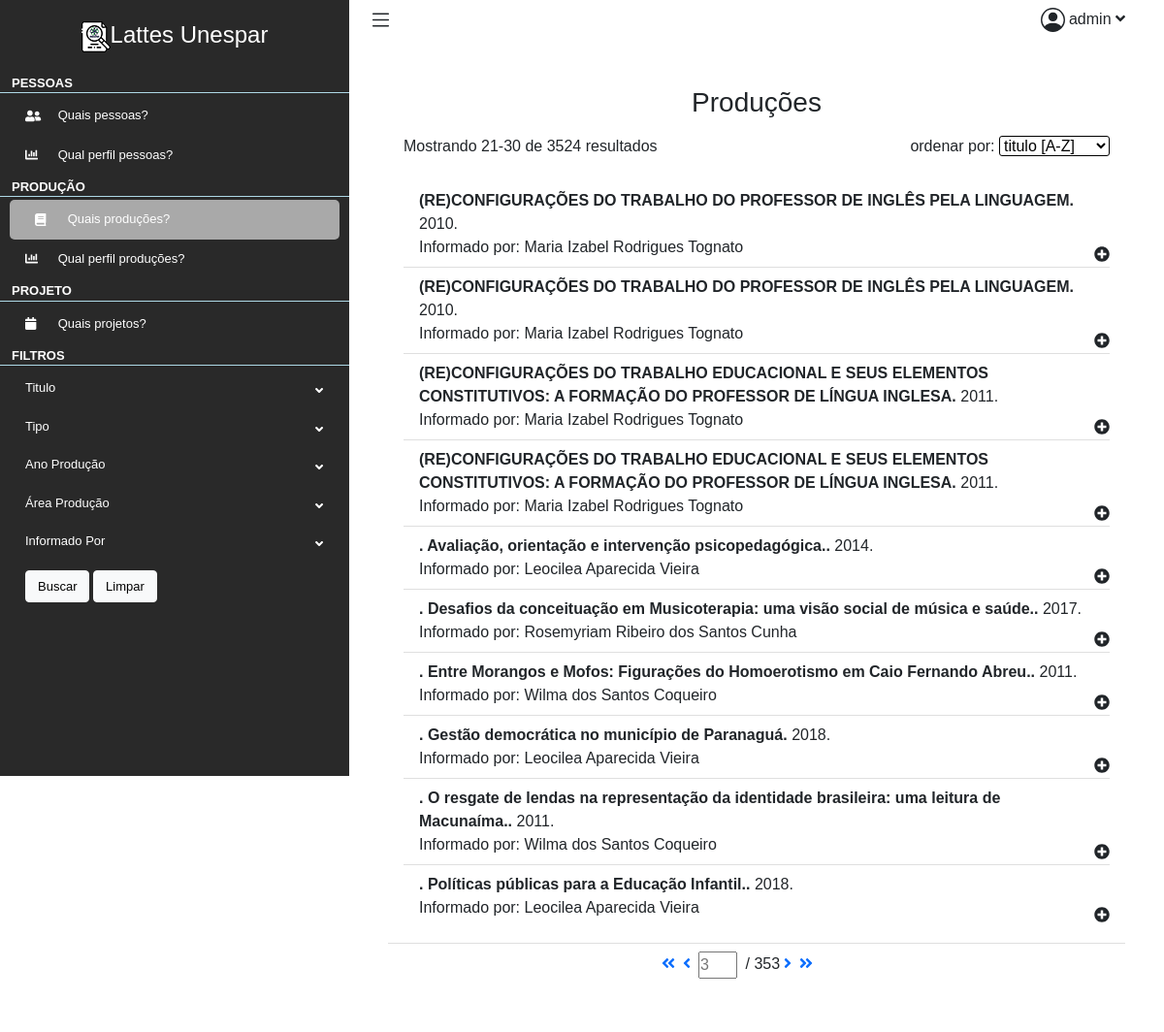
/lattes/producoes?page=3& (signed in), run on the app's committed database.
### lattes/models.py (models this page shows, shortened)
class Producao(models.Model):
    ano = models.IntegerField()
    informado_por = models.CharField(max_length=255)
    tipo = models.CharField(max_length=255)
    tipo_agrupador = models.CharField(max_length=255)
    titulo = models.CharField(max_length=255)

### lattes/views.py (the view)
# urls.py: path("producoes", views.producoes, name="producoes"),
@login_required
def producoes(request):
    context = {}
    regex = re.compile('(-?[A-Za-z]*)')
    unicode = re.compile('[A-Za-z_Á-û]*')
    ordenar = regex.match(str(request.GET.get('ordenar'))).group()
    area = request.GET.get('area')
    grande_area = request.GET.get('grandeArea')
    if ordenar == 'None':
        ordenar = 'titulo'
    producoes = Producao.objects.all()
    if valid_param(grande_area):
        producoes = producoes.filter(areas_conhecimento__grande_area=grande_area)
    elif valid_param(area):
        producoes = producoes.filter(areas_conhecimento__area=area)
    producoes_filtrada = ProducaoFilter(
        request.GET,
        queryset=producoes.order_by(ordenar)
    )
    paginator = Paginator(producoes_filtrada.qs, 10)
    page_number = request.GET.get('page')
    producoes_page = paginator.get_page(page_number)
    areas = AreaConhecimento.objects.all().values('grande_area', 'area').annotate(total=Count('id'))
    context["areas"] = areas
    context["grande_areas"] = grande_areas(areas)
    context["producoes"] = zip(producoes_page ,[producao.palavrasChave.all() for producao in producoes_page.object_list], [producao.areas_conhecimento.all() for producao in producoes_page.object_list], [producao.setores_atividade.all() for producao in producoes_page.object_list])
    context["Producao_page"] = producoes_page
    context["producoes_filtradas"] = producoes_filtrada
    return render(request, "lattes/producoes/producoes.html", context)

### lattes/templatetags/lattes_extras.py (called while the page is built)
@register.simple_tag
def my_url(value, field_name, urlencode=None):
    url = '?{}={}'.format(field_name, value)
    if urlencode:
        querystring = urlencode.split('&')
        f_querystring = filter(lambda p: p.split('=')[0]!=field_name, querystring)
        e_querystring = '&'.join(f_querystring)
        url='{}&{}'.format(url, e_querystring)
    return url

@register.filter
def replace(value, arg):
    if len(arg.split('|')) != 2:
        return value
    what, to = arg.split('|')
    return value.replace(what, to)

### lattes/views.py (called while the page is built)
def grande_areas(list):
    result = []
    for dictionary in list:
        grande_area = dictionary['grande_area']
        area = dictionary['area']
        total = dictionary['total']
        if not grande_area in [dictionary['grande_area'] for dictionary in result]:
            result.append({'grande_area':grande_area, 'total':total})
        else:
            for dictionary in result:
                if dictionary['grande_area'] == grande_area:
                    index = result.index(dictionary)
                    result.__setitem__(index, {'grande_area':grande_area, 'total':total + result.__getitem__(index)['total']})
    return result

def valid_param(param):
    return param != '' and param != None and param != 'None'

### lattes/templates/lattes/producoes/producoes.html (shortened to what this page needs)
{% extends 'lattes/layout.html' %}
{% load lattes_extras %}
{% load static %}
{% block main %}
<div class="container-fluid p-0">
    <div class="row">
        <div class="col-12">
            <div class="card">
                <div class="card-header">
                    <h1 class="h3 mb-3" style="text-align: center;">Produções</h1>
                    <div id="info">
                        <div>Mostrando {{ Producao_page.start_index }}-{{ Producao_page.end_index }} de {{ Producao_page.paginator.count }} resultados</div>
                        <div>ordenar por:
                            <select id="ordenar" form="filtro" name="ordenar">
                                <option value="titulo">titulo [A-Z]</option>
                            </select>
                        </div>
                    </div>
                </div>
                <div class="card-body">
                    <ul class="list-group list-group-flush">
                        {% for producao, palavras_chave, areas_conhecimento, setores_atividade in producoes%}
                        <li class="list-group-item">
                            <b>{{ producao.titulo}}.</b> {{ producao.ano }}.<br>
                            Informado por: {{ producao.informado_por }} <br>
                            <div class="drop-bnt"><i class="fa fa-plus-circle"></i></div>
                        </li>
                        {% endfor %}
                    </ul>
                </div>
                <div class="card-footer">
                    <div class="paginator">
                        {% if Producao_page.has_previous %}
                        <a href="{% my_url 1 'page' request.GET.urlencode %}"><i class="fas fa-angle-double-left"></i></a>
                        <a href="{% my_url Producao_page.previous_page_number 'page' request.GET.urlencode %}"><i
                                class="fas fa-angle-left"></i></a>
                        {% endif %}
                        <form method="GET">
                            <input type="number" name="page" placeholder="{{Producao_page.number}}"> /
                            {{Producao_page.paginator.num_pages}}
                        </form>
                        {% if Producao_page.has_next %}
                        <a href="{% my_url Producao_page.next_page_number 'page' request.GET.urlencode %}"><i
                                class="fas fa-angle-right"></i></a>
                        <a href="{% my_url Producao_page.paginator.num_pages 'page' request.GET.urlencode %}"><i
                                class="fas fa-angle-double-right"></i></a>
                        {% endif %}
                    </div>
                </div>
            </div>
        </div>
    </div>
</div>
{% endblock %}
{% block filtro %}
<form method="GET" id="filtro">
    <li>
        <div class="drop-bnt">
            Titulo <i class="fas fa-angle-down"></i>
        </div>
    </li>
    <li>
        <div class="drop-bnt">
            Tipo <i class="fa fa-angle-down"></i>
        </div>
    </li>
    <li>
        <div class="drop-bnt">
            Ano Produção <i class="fas fa-angle-down"></i>
        </div>
    </li>
    <li id="filtro-area">
        <div class="drop-bnt">
        Área Produção <i class="fas fa-angle-down"></i>
        </div>
    </li>
    <li>
        <div class="drop-bnt">
            Informado Por <i class="fas fa-angle-down"></i>
        </div>
    </li>
    <div class="submit">
        <input type="submit" value="Buscar" class="btn btn-light" id="btn-submit">
        <button type="button" class="btn btn-light" onclick="Limpar()" id="btn-limpar">Limpar</button>
    </div>
</form>
{% endblock %}

### lattes/templates/lattes/layout.html (shortened to what this page needs)
{% load static %}
<!DOCTYPE html>
<html lang="pt-br">
<head>
    <link rel="stylesheet" href="{% static 'css/estilo.css' %}">
    <link href="https://cdn.jsdelivr.net/npm/bootstrap@5.0.0-beta3/dist/css/bootstrap.min.css" rel="stylesheet">
</head>
<body>
    <div class="content">
        <aside class="sidebar">
            <a href="#" class="sidebar-logo"><img src="{% static 'imagens/sidebar-logo-lattesunespar.png' %}" alt="logo lattes unespar">Lattes Unespar</a>
            <nav class="links">
                <ul>
                    <li>
                        <div class="link-title">Pessoas</div>
                        <ul>
                            <li>
                                <a href="{% url 'lattes:pessoas' %}">
                                    <i class="fas fa-user-friends"></i>
                                    Quais pessoas?
                                </a>
                            </li>
                            <li>
                                <a href="{% url 'lattes:perfilPessoas' %}">
                                    <i class="fas fa-chart-bar"></i>
                                    Qual perfil pessoas?
                                </a>
                            </li>
                        </ul>
                    </li>
                    <li>
                        <div class="link-title">Produção</div>
                        <ul>
                            <li>
                                <a href="{% url 'lattes:producoes' %}">
                                    <i class="fas fa-book"></i>
                                    Quais produções?
                                </a>
                            </li>
                            <li>
                                <a href="{% url 'lattes:perfilProducao' %}">
                                    <i class="fas fa-chart-bar"></i>
                                    Qual perfil produções?
                                </a>
                            </li>
                        </ul>
                    </li>
                    <li>
                        <div class="link-title">Projeto</div>
                        <ul>
                            <li>
                                <a href="{% url 'lattes:projetos' %}">
                                    <i class="fas fa-calendar"></i>
                                    Quais projetos?
                                </a>
                            </li>
                        </ul>
                    </li>
                    <li>
                        <div class="link-title">Filtros</div>
                        <ul id="filtros">
                            {% block filtro %}
                            {% endblock %}
                        </ul>
                    </li>
                </ul>
            </nav>
        </aside>
        <div class="main">
            <nav class="navbar navbar-expand navbar-light navbar-bg">
                <div class="drop-btn-sidebar">
                </div>
                <div class="drop-bnt" id="user-icon">
                    {{request.user.username}}
                    <i class="fas fa-angle-down"></i>
                </div>
            </nav>
            <main>
                {% block main %}
                {% endblock %}
            </main>
        </div>
</body>
</html>

### lattes/static/css/estilo.css (style rules this page uses)
* { padding: 0; margin: 0; font-family: sans-serif, Poppins,Helvetica Neue,Arial; }
:root { --primary-dark: #292929; --primary: #363636; --secundary-dark: #487b94; --secundary: #98bbd6; --white: #d3dedc; }
body { font-size: .825rem; font-weight: 400; line-height: 1.625; }
#info { display: flex; justify-content: space-between; }
main { flex: 1; width: 100%; padding: 2.5rem 2.5rem 1.5rem; }
#user-icon { position: absolute; right: 40px; cursor: pointer; }
#user-icon .fa-angle-down { position: static; }
.main { display: flex; flex-direction: column; background-color: #fff; margin-left: 360px; width: 100%; min-height: 100vh; }
.navbar { width: 100%; position: relative; padding: .875rem 1.25rem; background-color: #fff; }
.main .card { border: 0 solid transparent; margin-bottom: 20px; }
.main .card-header { background-color: #fff; border-bottom: 0 solid transparent; }
.main .card-footer { border-bottom: 0 solid transparent; margin-bottom: 20px; background-color: #fff; }
.paginator { width: 28%; margin: 0 auto 0; display: flex; }
.paginator input,.paginator i { margin: 0 4px 0; width: 40px; vertical-align: middle; }
.content { display: flex; flex-direction: row; height: 100%; }
.links ul { list-style: none; padding: 0; }
.sidebar a ,.sidebar a:hover { text-decoration: none; color: white; }
.links i { display: inline-block; vertical-align: middle; margin-right: 10px; width: 20px; }
.links li, #filtros { direction: inherit; box-sizing: border-box!important; position: relative; display: block; height: 100%; width: auto; max-width: 100%; max-height: 100%; font-size: 13px; font-weight: 400; }
.links .link-title { min-height: 20px; text-transform: uppercase; font-size: 13px; font-weight: 700; padding: 0 5px 0 12px; margin: 0; margin-top:3px; margin-bottom: 3px; border-bottom: 1px solid lightblue; }
.sidebar { position: fixed; background-color: var(--primary-dark); color: white; width: 360px; height: 100vh; overflow: auto; }
.sidebar-logo { font-weight: 500; font-size: 1.5rem; padding: 1.15rem 1.5rem; display: block; text-align: center; color: #fff; }
.sidebar-logo img { vertical-align: middle; }
.drop-bnt .fa-angle-down { position: absolute; right: 1.7rem; top: 1rem; }
.submit input, .submit button { font-size: 13px; }
.drop-btn-sidebar { cursor: pointer; }
.links a,#filtros .drop-bnt { display: block; padding: .625rem 1.625rem; cursor: pointer; }
#filtros .submit,#filtros .wrapper.wrapper.show { margin: .625rem 1.625rem; }
#filtro #btn-submit { position: inherit; transform: translateX(0); }
#ordenar { border: 1px solid black; border-radius: 3px; background-color: white; }
.list-group-item { position: relative; }
.list-group-item .drop-bnt { position: absolute; right: 0; bottom: 0; }
.drop-bnt { cursor: pointer; }

### lattes/templates/lattes/producoes/producoes.html (style rules this page uses)
#info { display: flex; justify-content: space-between; }

### data on the page
Producao: titulo "(RE)CONFIGURAÇÕES DO TRABALHO DO PROFESSOR DE INGLÊS PELA LINGUAGEM", ano "2010", informado_por "Maria Izabel Rodrigues Tognato"
Producao: titulo "(RE)CONFIGURAÇÕES DO TRABALHO DO PROFESSOR DE INGLÊS PELA LINGUAGEM", ano "2010", informado_por "Maria Izabel Rodrigues Tognato"
Producao: titulo "(RE)CONFIGURAÇÕES DO TRABALHO EDUCACIONAL E SEUS ELEMENTOS CONSTITUTIVOS: A FORMAÇÃO DO PROFESSOR DE LÍNGUA INGLESA", ano "2011", informado_por "Maria Izabel Rodrigues Tognato"
Producao: titulo "(RE)CONFIGURAÇÕES DO TRABALHO EDUCACIONAL E SEUS ELEMENTOS CONSTITUTIVOS: A FORMAÇÃO DO PROFESSOR DE LÍNGUA INGLESA", ano "2011", informado_por "Maria Izabel Rodrigues Tognato"
Producao: titulo ". Avaliação, orientação e intervenção psicopedagógica.", ano "2014", informado_por "Leocilea Aparecida Vieira"
Producao: titulo ". Desafios da conceituação em Musicoterapia: uma visão social de música e saúde.", ano "2017", informado_por "Rosemyriam Ribeiro dos Santos Cunha"
Producao: titulo ". Entre Morangos e Mofos: Figurações do Homoerotismo em Caio Fernando Abreu.", ano "2011", informado_por "Wilma dos Santos Coqueiro"
Producao: titulo ". Gestão democrática no município de Paranaguá", ano "2018", informado_por "Leocilea Aparecida Vieira"
Producao: titulo ". O resgate de lendas na representação da identidade brasileira: uma leitura de Macunaíma.", ano "2011", informado_por "Wilma dos Santos Coqueiro"
Producao: titulo ". Políticas públicas para a Educação Infantil.", ano "2018", informado_por "Leocilea Aparecida Vieira"

### other printed values
{{ request.user.username }} "admin"
{{ Producao_page.start_index }} "21"
{{ Producao_page.end_index }} "30"
{{ Producao_page.paginator.count }} "3524"
{{ Producao_page.paginator.num_pages }} "353"
